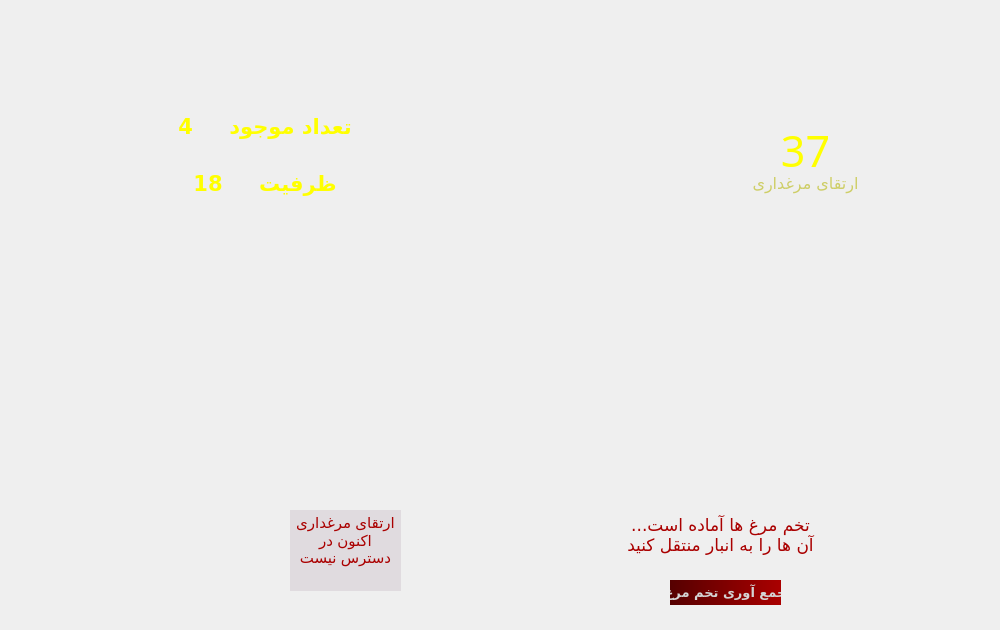
<?xml version="1.0" encoding="UTF-8"?>
<ui version="4.0">
 <class>PoultryFarm</class>
 <widget class="QWidget" name="PoultryFarm">
  <property name="geometry">
   <rect>
    <x>0</x>
    <y>0</y>
    <width>1000</width>
    <height>630</height>
   </rect>
  </property>
  <property name="maximumSize">
   <size>
    <width>1000</width>
    <height>630</height>
   </size>
  </property>
  <property name="windowTitle">
   <string>Form</string>
  </property>
  <property name="styleSheet">
   <string notr="true">QPushButton:pressed{
	background-color: transparent;
}
</string>
  </property>
  <widget class="QLabel" name="pic">
   <property name="geometry">
    <rect>
     <x>0</x>
     <y>0</y>
     <width>1000</width>
     <height>630</height>
    </rect>
   </property>
   <property name="text">
    <string/>
   </property>
   <property name="pixmap">
    <pixmap resource="pic.qrc">:/animal/otherPic/animals/poultryBackground.png</pixmap>
   </property>
   <property name="scaledContents">
    <bool>true</bool>
   </property>
  </widget>
  <widget class="QLabel" name="man">
   <property name="geometry">
    <rect>
     <x>200</x>
     <y>330</y>
     <width>291</width>
     <height>301</height>
    </rect>
   </property>
   <property name="text">
    <string/>
   </property>
   <property name="pixmap">
    <pixmap resource="pic.qrc">:/animal/otherPic/animals/upgrade.png</pixmap>
   </property>
   <property name="scaledContents">
    <bool>true</bool>
   </property>
  </widget>
  <widget class="QLabel" name="pic2">
   <property name="geometry">
    <rect>
     <x>100</x>
     <y>98</y>
     <width>330</width>
     <height>111</height>
    </rect>
   </property>
   <property name="text">
    <string/>
   </property>
   <property name="pixmap">
    <pixmap resource="pic.qrc">:/animal/otherPic/animals/capacitySize.jpg</pixmap>
   </property>
   <property name="scaledContents">
    <bool>true</bool>
   </property>
  </widget>
  <widget class="QLabel" name="size">
   <property name="geometry">
    <rect>
     <x>100</x>
     <y>111</y>
     <width>330</width>
     <height>31</height>
    </rect>
   </property>
   <property name="font">
    <font>
     <family>B Koodak</family>
     <pointsize>16</pointsize>
     <weight>75</weight>
     <bold>true</bold>
    </font>
   </property>
   <property name="styleSheet">
    <string notr="true">color: rgb(255, 255, 0);</string>
   </property>
   <property name="text">
    <string>تعداد موجود     4</string>
   </property>
   <property name="alignment">
    <set>Qt::AlignCenter</set>
   </property>
  </widget>
  <widget class="QLabel" name="capacity">
   <property name="geometry">
    <rect>
     <x>100</x>
     <y>168</y>
     <width>330</width>
     <height>31</height>
    </rect>
   </property>
   <property name="font">
    <font>
     <family>B Koodak</family>
     <pointsize>16</pointsize>
     <weight>75</weight>
     <bold>true</bold>
    </font>
   </property>
   <property name="styleSheet">
    <string notr="true">color: rgb(255, 255, 0);</string>
   </property>
   <property name="text">
    <string>ظرفیت     18</string>
   </property>
   <property name="alignment">
    <set>Qt::AlignCenter</set>
   </property>
  </widget>
  <widget class="QLabel" name="label_2">
   <property name="geometry">
    <rect>
     <x>630</x>
     <y>10</y>
     <width>351</width>
     <height>281</height>
    </rect>
   </property>
   <property name="text">
    <string/>
   </property>
   <property name="pixmap">
    <pixmap resource="pic.qrc">:/storage/otherPic/storage/siloPic.png</pixmap>
   </property>
   <property name="scaledContents">
    <bool>true</bool>
   </property>
  </widget>
  <widget class="QLabel" name="level">
   <property name="geometry">
    <rect>
     <x>755</x>
     <y>110</y>
     <width>101</width>
     <height>81</height>
    </rect>
   </property>
   <property name="font">
    <font>
     <family>Ravie</family>
     <pointsize>32</pointsize>
    </font>
   </property>
   <property name="styleSheet">
    <string notr="true">color: rgb(255, 255, 0);</string>
   </property>
   <property name="text">
    <string>37</string>
   </property>
   <property name="scaledContents">
    <bool>true</bool>
   </property>
   <property name="alignment">
    <set>Qt::AlignCenter</set>
   </property>
  </widget>
  <widget class="QPushButton" name="upgradeKey">
   <property name="geometry">
    <rect>
     <x>710</x>
     <y>80</y>
     <width>191</width>
     <height>141</height>
    </rect>
   </property>
   <property name="font">
    <font>
     <family>B Homa</family>
     <pointsize>12</pointsize>
     <weight>50</weight>
     <italic>false</italic>
     <bold>false</bold>
    </font>
   </property>
   <property name="cursor">
    <cursorShape>PointingHandCursor</cursorShape>
   </property>
   <property name="layoutDirection">
    <enum>Qt::LeftToRight</enum>
   </property>
   <property name="autoFillBackground">
    <bool>false</bool>
   </property>
   <property name="styleSheet">
    <string notr="true">color: rgb(206, 206, 103);</string>
   </property>
   <property name="text">
    <string>


ارتقای مرغداری</string>
   </property>
   <property name="flat">
    <bool>true</bool>
   </property>
  </widget>
  <widget class="QLabel" name="nailReq">
   <property name="geometry">
    <rect>
     <x>350</x>
     <y>520</y>
     <width>33</width>
     <height>20</height>
    </rect>
   </property>
   <property name="font">
    <font>
     <family>Arial Rounded MT Bold</family>
     <weight>50</weight>
     <bold>false</bold>
    </font>
   </property>
   <property name="styleSheet">
    <string notr="true">color: rgb(0, 0, 0);</string>
   </property>
   <property name="text">
    <string>1</string>
   </property>
   <property name="alignment">
    <set>Qt::AlignCenter</set>
   </property>
   <property name="textInteractionFlags">
    <set>Qt::NoTextInteraction</set>
   </property>
  </widget>
  <widget class="QLabel" name="upPic1">
   <property name="geometry">
    <rect>
     <x>320</x>
     <y>520</y>
     <width>20</width>
     <height>20</height>
    </rect>
   </property>
   <property name="text">
    <string/>
   </property>
   <property name="pixmap">
    <pixmap resource="pic.qrc">:/storage/otherPic/storage/nail.png</pixmap>
   </property>
   <property name="scaledContents">
    <bool>true</bool>
   </property>
  </widget>
  <widget class="QLabel" name="coinReq">
   <property name="geometry">
    <rect>
     <x>350</x>
     <y>560</y>
     <width>33</width>
     <height>20</height>
    </rect>
   </property>
   <property name="font">
    <font>
     <family>Arial Rounded MT Bold</family>
     <weight>50</weight>
     <bold>false</bold>
    </font>
   </property>
   <property name="styleSheet">
    <string notr="true">color: rgb(0, 0, 0);</string>
   </property>
   <property name="text">
    <string>10</string>
   </property>
   <property name="alignment">
    <set>Qt::AlignCenter</set>
   </property>
   <property name="textInteractionFlags">
    <set>Qt::NoTextInteraction</set>
   </property>
  </widget>
  <widget class="QLabel" name="upPic2">
   <property name="geometry">
    <rect>
     <x>320</x>
     <y>560</y>
     <width>20</width>
     <height>20</height>
    </rect>
   </property>
   <property name="text">
    <string/>
   </property>
   <property name="pixmap">
    <pixmap resource="pic.qrc">:/storage/otherPic/storage/coin.png</pixmap>
   </property>
   <property name="scaledContents">
    <bool>true</bool>
   </property>
  </widget>
  <widget class="QTextEdit" name="textEdit">
   <property name="geometry">
    <rect>
     <x>290</x>
     <y>510</y>
     <width>111</width>
     <height>81</height>
    </rect>
   </property>
   <property name="font">
    <font>
     <family>Arial</family>
     <pointsize>11</pointsize>
     <weight>50</weight>
     <bold>false</bold>
    </font>
   </property>
   <property name="autoFillBackground">
    <bool>false</bool>
   </property>
   <property name="styleSheet">
    <string notr="true">background-color: rgb(224, 219, 223);
color: rgb(170, 0, 0);</string>
   </property>
   <property name="frameShape">
    <enum>QFrame::NoFrame</enum>
   </property>
   <property name="frameShadow">
    <enum>QFrame::Sunken</enum>
   </property>
   <property name="readOnly">
    <bool>true</bool>
   </property>
   <property name="html">
    <string>&lt;!DOCTYPE HTML PUBLIC &quot;-//W3C//DTD HTML 4.0//EN&quot; &quot;http://www.w3.org/TR/REC-html40/strict.dtd&quot;&gt;
&lt;html&gt;&lt;head&gt;&lt;meta name=&quot;qrichtext&quot; content=&quot;1&quot; /&gt;&lt;style type=&quot;text/css&quot;&gt;
p, li { white-space: pre-wrap; }
&lt;/style&gt;&lt;/head&gt;&lt;body style=&quot; font-family:'Arial'; font-size:11pt; font-weight:400; font-style:normal;&quot;&gt;
&lt;p align=&quot;center&quot; dir='rtl' style=&quot; margin-top:0px; margin-bottom:0px; margin-left:0px; margin-right:0px; -qt-block-indent:0; text-indent:0px;&quot;&gt;ارتقای مرغداری&lt;/p&gt;
&lt;p align=&quot;center&quot; dir='rtl' style=&quot; margin-top:0px; margin-bottom:0px; margin-left:0px; margin-right:0px; -qt-block-indent:0; text-indent:0px;&quot;&gt;اکنون در دسترس نیست&lt;/p&gt;&lt;/body&gt;&lt;/html&gt;</string>
   </property>
   <property name="overwriteMode">
    <bool>false</bool>
   </property>
   <property name="textInteractionFlags">
    <set>Qt::NoTextInteraction</set>
   </property>
  </widget>
  <widget class="QLabel" name="label">
   <property name="geometry">
    <rect>
     <x>158</x>
     <y>20</y>
     <width>80</width>
     <height>80</height>
    </rect>
   </property>
   <property name="text">
    <string/>
   </property>
   <property name="pixmap">
    <pixmap resource="pic.qrc">:/animal/otherPic/animals/poultry2.png</pixmap>
   </property>
   <property name="scaledContents">
    <bool>true</bool>
   </property>
  </widget>
  <widget class="QPushButton" name="description">
   <property name="enabled">
    <bool>false</bool>
   </property>
   <property name="geometry">
    <rect>
     <x>600</x>
     <y>490</y>
     <width>241</width>
     <height>91</height>
    </rect>
   </property>
   <property name="font">
    <font>
     <family>B Farnaz</family>
     <pointsize>13</pointsize>
    </font>
   </property>
   <property name="focusPolicy">
    <enum>Qt::StrongFocus</enum>
   </property>
   <property name="styleSheet">
    <string notr="true">color: rgb(170, 0, 0);</string>
   </property>
   <property name="text">
    <string>...تخم مرغ ها آماده است
آن ها را به انبار منتقل کنید</string>
   </property>
   <property name="flat">
    <bool>true</bool>
   </property>
  </widget>
  <widget class="QLabel" name="board">
   <property name="geometry">
    <rect>
     <x>590</x>
     <y>370</y>
     <width>261</width>
     <height>261</height>
    </rect>
   </property>
   <property name="focusPolicy">
    <enum>Qt::StrongFocus</enum>
   </property>
   <property name="pixmap">
    <pixmap resource="pic.qrc">:/animal/otherPic/animals/poultry1.png</pixmap>
   </property>
   <property name="scaledContents">
    <bool>true</bool>
   </property>
  </widget>
  <widget class="QPushButton" name="boardKey">
   <property name="geometry">
    <rect>
     <x>670</x>
     <y>580</y>
     <width>111</width>
     <height>25</height>
    </rect>
   </property>
   <property name="font">
    <font>
     <family>B Koodak</family>
     <pointsize>10</pointsize>
     <weight>75</weight>
     <bold>true</bold>
    </font>
   </property>
   <property name="cursor">
    <cursorShape>PointingHandCursor</cursorShape>
   </property>
   <property name="focusPolicy">
    <enum>Qt::StrongFocus</enum>
   </property>
   <property name="styleSheet">
    <string notr="true">background-color: qlineargradient(spread:reflect, x1:0, y1:0, x2:1, y2:0, stop:0 rgba(85, 0, 0, 255), stop:1 rgba(170, 0, 0, 255));
border:None;
color: rgb(212, 212, 212);</string>
   </property>
   <property name="text">
    <string>جمع آوری تخم مرغ</string>
   </property>
  </widget>
  <widget class="QPushButton" name="door">
   <property name="geometry">
    <rect>
     <x>60</x>
     <y>510</y>
     <width>91</width>
     <height>111</height>
    </rect>
   </property>
   <property name="cursor">
    <cursorShape>PointingHandCursor</cursorShape>
   </property>
   <property name="text">
    <string/>
   </property>
   <property name="icon">
    <iconset resource="pic.qrc">
     <normaloff>:/animal/otherPic/animals/doorClose.png</normaloff>:/animal/otherPic/animals/doorClose.png</iconset>
   </property>
   <property name="iconSize">
    <size>
     <width>100</width>
     <height>100</height>
    </size>
   </property>
   <property name="flat">
    <bool>true</bool>
   </property>
  </widget>
  <zorder>pic</zorder>
  <zorder>man</zorder>
  <zorder>label</zorder>
  <zorder>pic2</zorder>
  <zorder>size</zorder>
  <zorder>capacity</zorder>
  <zorder>label_2</zorder>
  <zorder>upPic2</zorder>
  <zorder>nailReq</zorder>
  <zorder>upPic1</zorder>
  <zorder>coinReq</zorder>
  <zorder>textEdit</zorder>
  <zorder>board</zorder>
  <zorder>boardKey</zorder>
  <zorder>description</zorder>
  <zorder>level</zorder>
  <zorder>upgradeKey</zorder>
  <zorder>door</zorder>
 </widget>
 <resources>
  <include location="pic.qrc"/>
 </resources>
 <connections/>
</ui>
